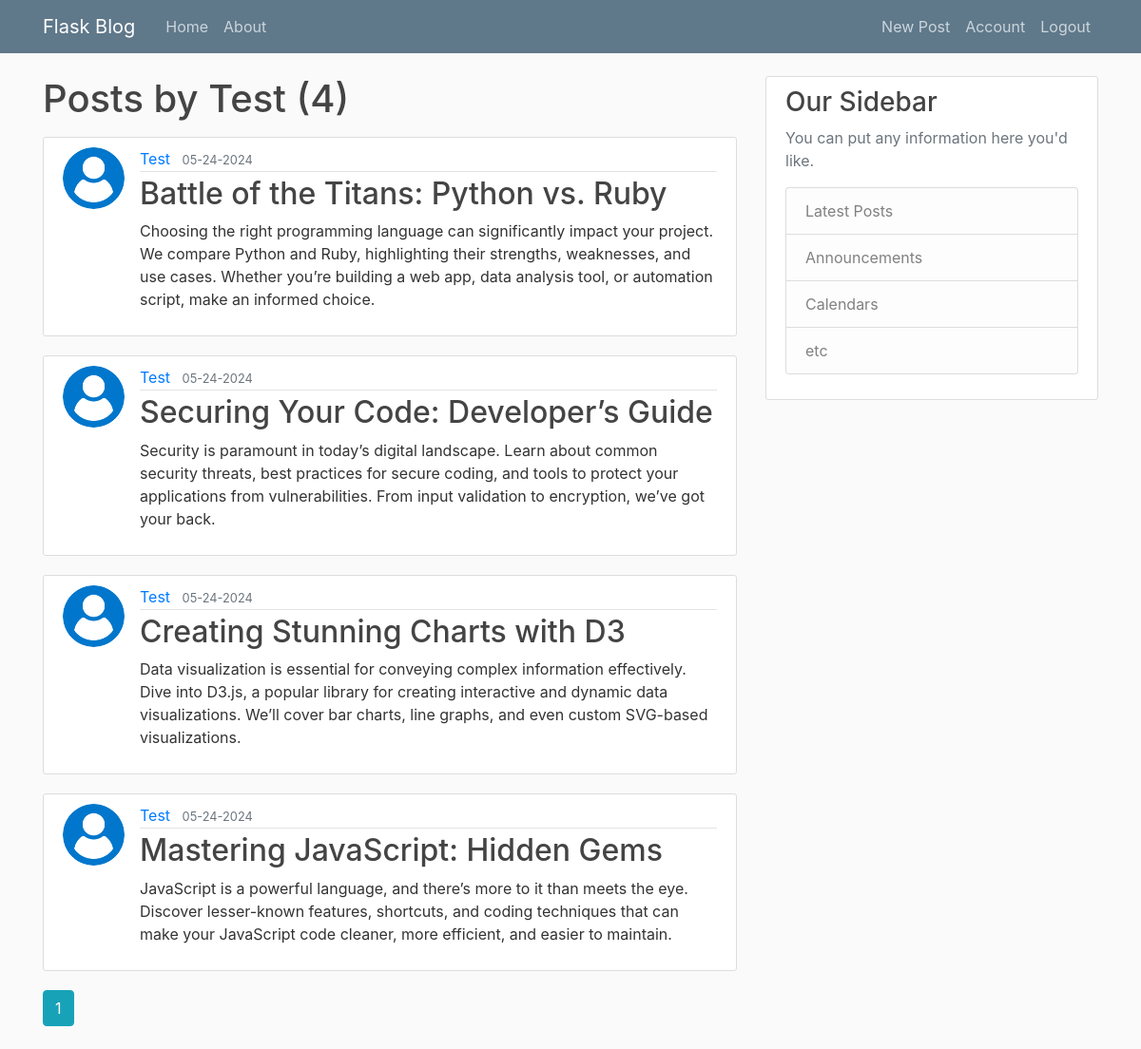
Page /user/Test (signed in) on the committed database.
### flaskblog/models.py (models this page shows, shortened)
class User(db.Model, UserMixin):
    id = db.Column(db.Integer, primary_key=True)
    username = db.Column(db.String(20), unique=True, nullable=False)
    email = db.Column(db.String(120), unique=True, nullable=False)
    image_file = db.Column(db.String(20), nullable=False, default='default.jpg')
    password = db.Column(db.String(60), nullable=False)
    posts = db.relationship('Post', backref='author', lazy=True)

class Post(db.Model):
    id = db.Column(db.Integer, primary_key=True)
    title = db.Column(db.String(100), nullable=False)
    date_posted = db.Column(db.DateTime, nullable=False, default=datetime.utcnow)
    content = db.Column(db.Text, nullable=False)
    user_id = db.Column(db.Integer, db.ForeignKey('user.id'), nullable=False)

### flaskblog/routes.py (the view)
@app.route("/user/<string:username>")
def user_posts(username):
    page = request.args.get('page', 1, type=int)
    user = User.query.filter_by(username=username).first_or_404()
    posts = Post.query.filter_by(author=user)\
        .order_by(Post.date_posted.desc())\
        .paginate(page=page, per_page=5)
    return render_template('user_posts.html', posts=posts, user=user)

### flaskblog/models.py (called while the page is built)
@login_manager.user_loader
def load_user(user_id):
    return User.query.get(int(user_id))

### flaskblog/templates/user_posts.html (shortened to what this page needs)
{% extends "layout.html" %}
{%  block content %}
    <h1 class="mb-3">Posts by {{ user.username }} ({{ posts.total }})</h1>
    {% for post in posts.items %}
        <article class="media content-section">
            <img class="rounded-circle article-img" src="{{ url_for('static', filename='profile_pics/' + post.author.image_file) }}">
            <div class="media-body">
            <div class="article-metadata">
                <a class="mr-2" href="{{ url_for('user_posts', username=post.author.username) }}">{{ post.author.username }}</a>
                <small class="text-muted">{{ post.date_posted.strftime('%m-%d-%Y') }}</small>
            </div>
            <h2><a class="article-title" href="{{ url_for('post', post_id=post.id) }}">{{ post.title }}</a></h2>
            <p class="article-content">{{ post.content }}</p>
            </div>
        </article>
    {%  endfor %}
    {% for page_num in posts.iter_pages(left_edge=1, right_edge=1, left_current=1, right_current=2) %}
        {% if page_num %}
            {% if posts.page == page_num %}
                <a class="btn btn-info mb-4" href="{{ url_for('user_posts', username=user.username, page=page_num) }}">{{ page_num }}</a>
            {% else %}
                <a class="btn btn-outline-info mb-4" href="{{ url_for('user_posts', username=user.username, page=page_num) }}">{{ page_num }}</a>
            {% endif %}
        {% endif %}
    {% endfor %}
{%  endblock content %}

### flaskblog/static/main.css (style rules this page uses)
body { background: #fafafa; color: #333333; margin-top: 5rem; }
h1, h2, h3, h4, h5, h6 { color: #444444; }
.content-section { background: #ffffff; padding: 10px 20px; border: 1px solid #dddddd; border-radius: 3px; margin-bottom: 20px; }
.article-title { color: #444444; }
.article-content { white-space: pre-line; }
.article-img { height: 65px; width: 65px; margin-right: 16px; }
.article-metadata { padding-bottom: 1px; margin-bottom: 4px; border-bottom: 1px solid #e3e3e3 }

### rows in the picture
User: username "Test"
Post: image_file (placeholder picture), author.username "Test", date_posted "05-24-2024", title "Battle of the Titans: Python vs. Ruby", content "Choosing the right programming language can significantly impact your project. We compare Python and Ruby, highlighting their strengths, weaknesses, and use cases. Whether you’re building a web app, data analysis tool, or automation script, make an informed choice."
Post: image_file (placeholder picture), author.username "Test", date_posted "05-24-2024", title "Securing Your Code: Developer’s Guide", content "Security is paramount in today’s digital landscape. Learn about common security threats, best practices for secure coding, and tools to protect your applications from vulnerabilities. From input validation to encryption, we’ve got your back."
Post: image_file (placeholder picture), author.username "Test", date_posted "05-24-2024", title "Creating Stunning Charts with D3", content "Data visualization is essential for conveying complex information effectively. Dive into D3.js, a popular library for creating interactive and dynamic data visualizations. We’ll cover bar charts, line graphs, and even custom SVG-based visualizations."
Post: image_file (placeholder picture), author.username "Test", date_posted "05-24-2024", title "Mastering JavaScript: Hidden Gems", content "JavaScript is a powerful language, and there’s more to it than meets the eye. Discover lesser-known features, shortcuts, and coding techniques that can make your JavaScript code cleaner, more efficient, and easier to maintain."

### other values in the picture
{{ posts.total }} "4"
{{ page_num }} "1"
